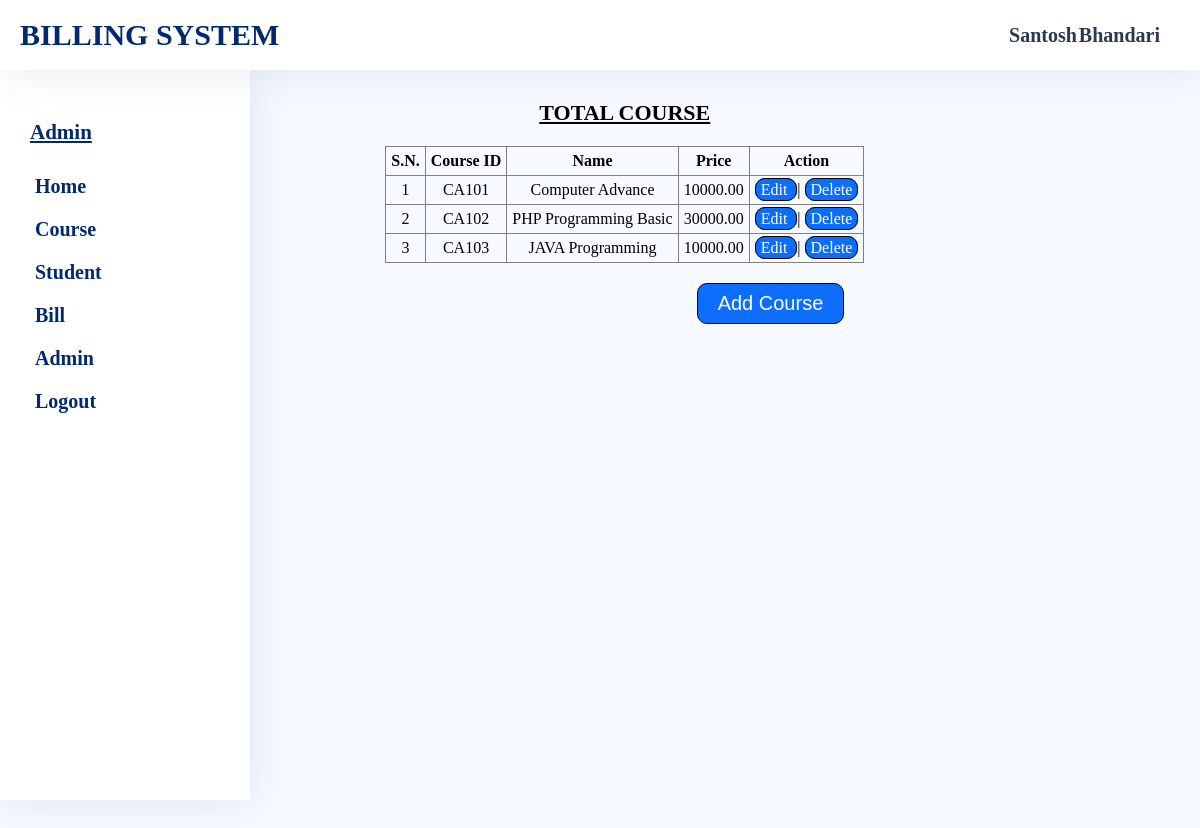
Page /admin/course-list.php (signed in) on the earlier database version.
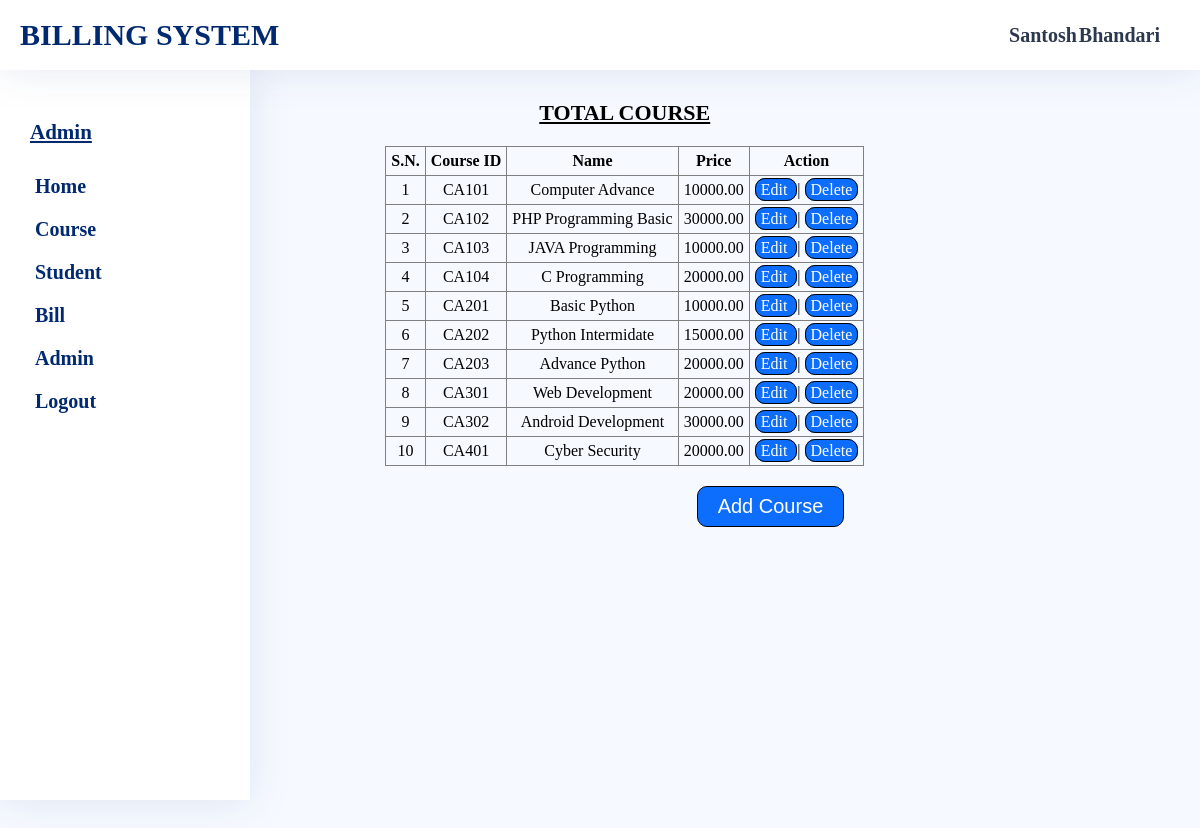
Same page on the later database version.
### tables this page shows
CREATE TABLE `CourseInfo` (
  `cid` varchar(15) NOT NULL,
  `cname` varchar(200) NOT NULL,
  `price` decimal(10,2) NOT NULL
);

### admin/course-list.php (the view, shortened to what this page needs)
<?php
    include_once "head.php";
?>
        <link rel="stylesheet" href="../assets/css/admin/common-style.css">
        <link rel="stylesheet" href="../assets/css/admin/student-list.css">
        <link rel="stylesheet" href="../assets/css/admin/message.css">
        <link rel="stylesheet" href="../assets/css/admin/ButtonDesign.css">
</head>
<?php
    include_once "sidebar.php";
?>
        <section class="student-list-container main-container">
            <div class="student-list">
                <h3>Total Course</h3>
                <table border="1">
                    <thead>
                        <tr>
                            <th>S.N.</th>
                            <th>Course ID</th>
                            <th>Name</th>
                            <th>Price</th>
                            <th>Action</th>
                        </tr>
                    </thead>
                    <tbody>
                        <?php
                            $read= "SELECT * FROM CourseInfo ORDER BY cid;";
                            if ($result=$con->query($read)) {
                                $num=0;
                                while ($row=$result->fetch_assoc()){
                                    $num++;
                                    $disp="<tr><td>$num</td>
                                    <td>".$row['cid']."</td>
                                    <td>".$row['cname']."</td>
                                    <td>".$row['price']."</td>
                                    <td><a href='edit-course.php?cid=".$row['cid']."'> Edit </a> | <a href='delete-course.php?cid=".$row['cid']."' onclick='return Check()'>Delete</a></td>";
                                    echo $disp;
                                }
                            }else{
                                echo "Error";
                            }
                        ?>
                    </tbody>
                </table>
                <div class="btn-wrapper">
                    <button><a href="add-course.php">Add Course</a></button>
                </div>
            </div>
        </section>
    </main>
</body>
</html>

### admin/head.php (shortened to what this page needs)
<!DOCTYPE html>
<html lang="en">
<head>

### admin/sidebar.php
</head>
<body>
   <header>
    <nav>
        <div class="logo">Billing System</div>
        <div class="user-info">
            <div class="user">
                <div class="username"><strong><?=$_SESSION['adminfullname']?></strong></div>
            </div>
        </div>
    </nav>
   </header>
   <main>
    <section class="side-option">
       <div class="side-option-container">
        <h4><a href="admin-dashboard.php">Admin</a></h4>
        <ul class="side-option-list">
            <li><a href="admin-dashboard.php">Home</a></li>
            <li><a href="course-list.php">Course</a></li>
            <li><a href="student-list.php">Student</a></li>
            <li><a href="student-bill.php">Bill</a></li>
                <li><a href="admin-list.php">Admin</a></li>
            <li><a href="logout.php">Logout</a></li>
        </ul>
        </div>
    </section>

### assets/css/admin/common-style.css (style rules this page uses)
* { margin: 0; padding: 0; box-sizing: border-box; }
body { background-color: #f6f9ff; }
header nav { background: #fff; padding: 0px 20px; height: 70px; filter: drop-shadow(0px 0px 20px #0129701a); z-index: 999; position: fixed; width: 100%; display: flex; justify-content: space-between; align-items: center; color: #2c384e; }
nav .logo { color: #012970; font-size: 30px; text-transform: uppercase; font-weight: bold; box-sizing: border-box; animation: logoanimate 2s linear 0.5s infinite alternate; }
.user { display: flex; justify-content: space-between; align-items: center; }
.user .username { padding: 0px 20px; font-size: 20px; font-weight: 400; word-spacing: -3px; }
main { display: grid; grid-template-columns: auto auto; }
.side-option { width: 250px; text-align: center; background: #fff; filter: drop-shadow(0px 0px 20px #0129701a); min-height: calc(100vh - 70px); top: 70px; position: fixed; padding: 20px; }
.side-option-container { padding: 20px 5px; color: #012970; }
.side-option-container h4 { text-align: left; cursor: pointer; padding: 10px 0px 20px 5px; font-size: 21px; width: 100%; }
.side-option-container h4 a { text-decoration: underline; color: inherit; }
.side-option-list li { list-style-type: none; text-align: left; font-size: 20px; font-weight: 550; cursor: pointer; padding: 10px 10px; border: 5px; transition: all 0.2s linear; }
.side-option-list li a { text-decoration: none; color: inherit; }
.main-container { min-height: 100vh; margin: 70px 0 0 260px; padding: 20px; }

### assets/css/admin/student-list.css (style rules this page uses)
.student-list-container { display: flex; justify-content: center; }
.student-list { overflow-x: scroll; }
.student-list h3 { margin: 10px 0 20px; font-size: 22px; text-decoration: underline; text-transform: uppercase; text-align: center; }
.student-list table { border-collapse: collapse; padding: 10px; text-align: center; }
.student-list table tr { margin: 10px; }
.student-list table tr td,th { padding: 5px; }
.student-list table tr td a { text-decoration: none; background: #0d6efd; color: #fff; font-weight: 400; padding: 2px 5px; border: 1px solid #000; border-radius: 10px; }

### assets/css/admin/ButtonDesign.css (style rules this page uses)
.btn-wrapper { margin: 20px 0; text-align:right; }
.btn-wrapper button { margin-right:20px; background: #0d6efd; color:#fff; font-size: 20px; font-weight: 400; padding: 8px 20px; border: 1px solid #000; border-radius: 10px; cursor: pointer; transition: all .5s linear; }
button a { text-decoration:none; color:#fff; }

Differences in the rows shown:
added courseinfo: cid "CA104", cname "C Programming", price "20000.00"
added courseinfo: cid "CA201", cname "Basic Python", price "10000.00"
added courseinfo: cid "CA202", cname "Python Intermidate", price "15000.00"
added courseinfo: cid "CA203", cname "Advance Python", price "20000.00"
added courseinfo: cid "CA301", cname "Web Development", price "20000.00"
added courseinfo: cid "CA302", cname "Android Development", price "30000.00"
added courseinfo: cid "CA401", cname "Cyber Security", price "20000.00"
